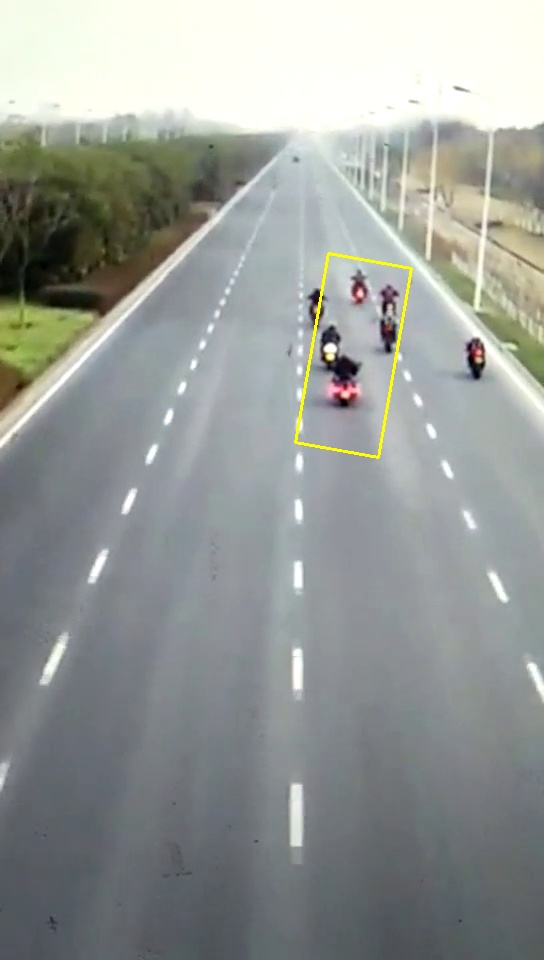
#> input picture opencv-tutorial/Video Analysis/tmp/q.jpg, 544 x 960 px, given in place of the camera
$ python '9形态变换.py'
#> lines starting #> are read from the running program, lines starting #| are printed output that depends on the picture; after the words box and inside, x2 and y2 are one past the last pixel; in counts of white or black regions, pixels touching at a corner belong together
# _*_ coding: utf-8 _*_
# @Time     : 2019/3/5 23:01
# @Author   : Ole211
# @Site     :
# @File     : 9形态变换.py
# @Software : PyCharm
import cv2 as cv
import numpy as np
import os
os.chdir('d:\\img\\')

color = cv.imread('color1.jpg')


cap = cv.VideoCapture(0)

while(1):
    ret, frame = cap.read()
#> frame is the input picture: shape (960, 544, 3); mean B, G, R 151.3, 154.4, 150.3

    # [7 lines of commented-out code are left out]

    kernel = np.ones((5, 5), np.uint8)

    gray = cv.cvtColor(frame, cv.COLOR_BGR2GRAY)
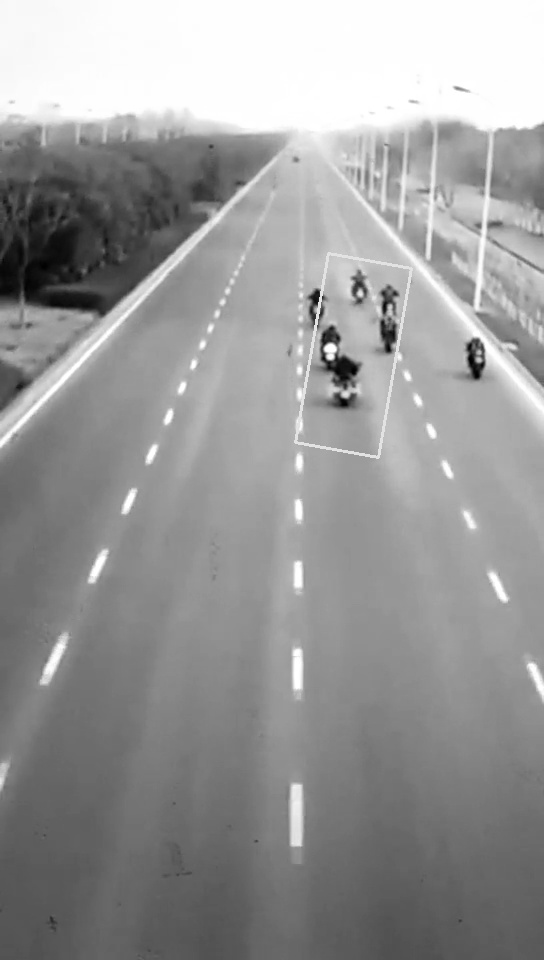
#> gray: shape (960, 544); min 1, max 255, mean 152.9
    gray = cv.GaussianBlur(gray, (15, 15), 0)
    gray = cv.equalizeHist(gray)
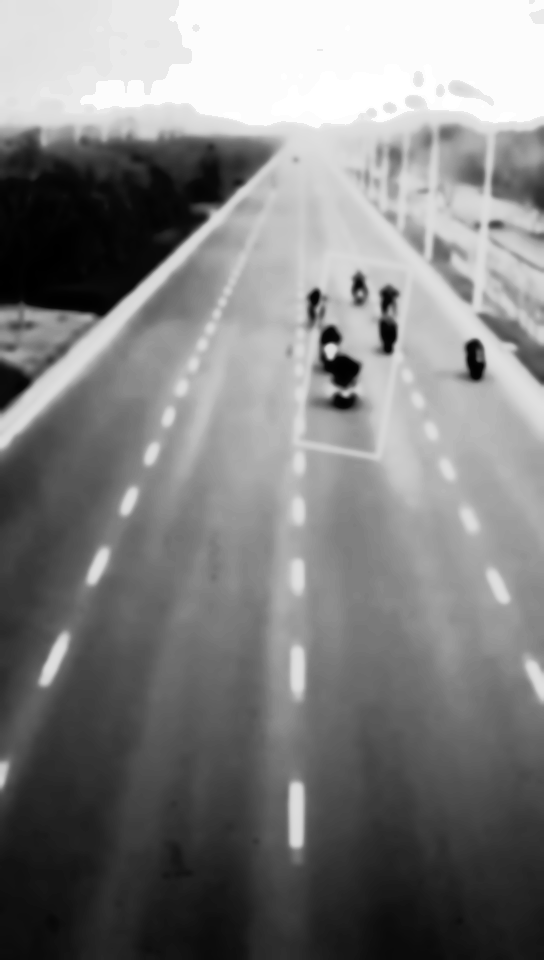
#> gray: shape (960, 544); min 0, max 255, mean 128.9
    ret, thresh = cv.threshold(gray, 60, 255, cv.THRESH_BINARY_INV)
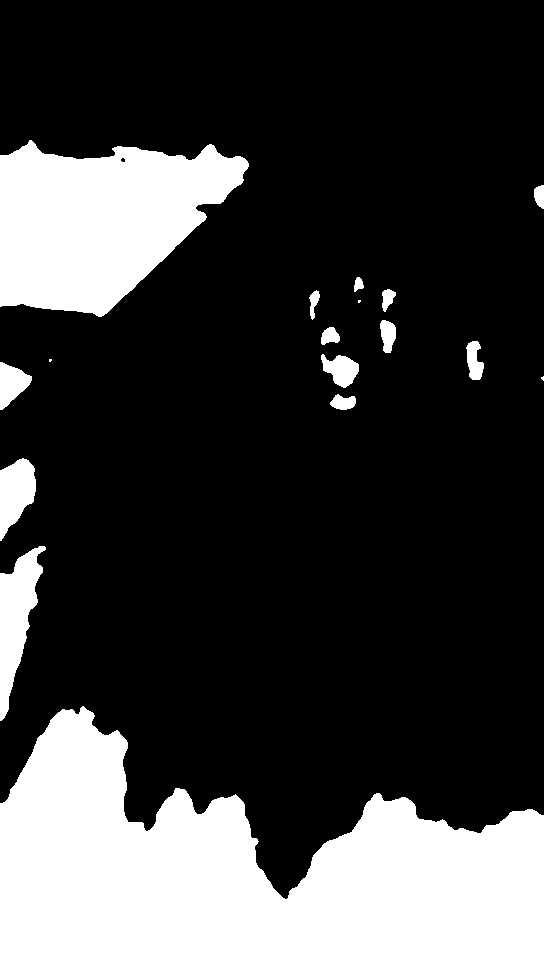
#> thresh: shape (960, 544); 23.7% white; 17 white regions (3 under 20 px), largest, box (x1, y1, x2, y2) and area: (0, 706, 544, 960) 84599, (0, 140, 249, 317) 29560, (0, 546, 46, 721) 3912
    thresh = cv.morphologyEx(thresh, cv.MORPH_CLOSE, kernel)
#> thresh: shape (960, 544); 23.7% white; 17 white regions (3 under 20 px), largest, box (x1, y1, x2, y2) and area: (0, 706, 544, 960) 84632, (0, 140, 249, 317) 29590, (0, 546, 46, 721) 3912
    # thresh = cv.dilate(thresh, kernel, iterations=1)
    # thresh = cv.erode(thresh, kernel, iterations=1)

    # 背景置换
    mask = thresh
    mask_inv = cv.bitwise_not(mask)
#> (the run stopped early here; a loop or call above may not have finished)

$ run again, on opencv-tutorial/Video Analysis/tmp/每.jpg
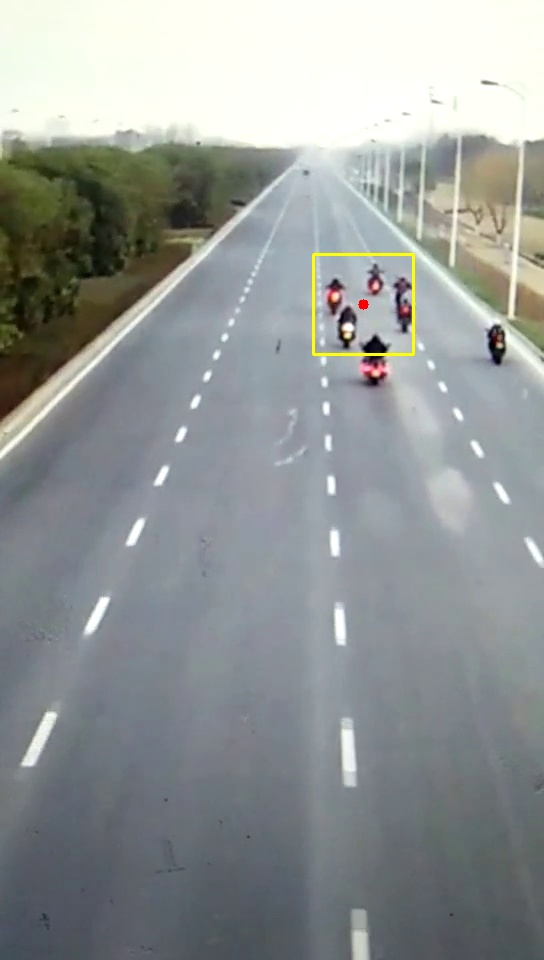
#> input picture opencv-tutorial/Video Analysis/tmp/每.jpg, 544 x 960 px, given in place of the camera
#> frame is the input picture: shape (960, 544, 3); mean B, G, R 150.7, 151.3, 146.8
#> `gray = cv.equalizeHist(gray)`:
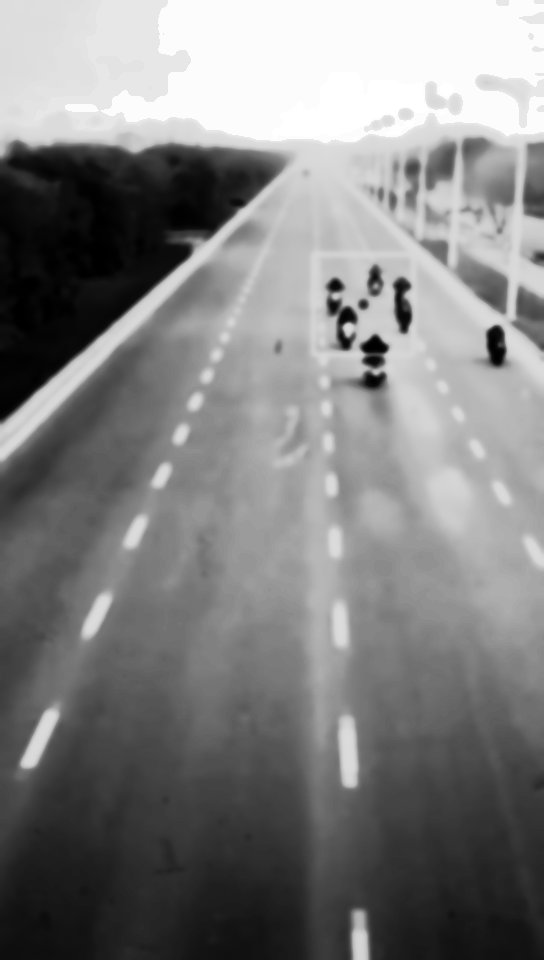
#> gray: shape (960, 544); min 0, max 255, mean 129.1
#> `ret, thresh = cv.threshold(gray, 60, 255, cv.THRESH_BINARY_INV)`:
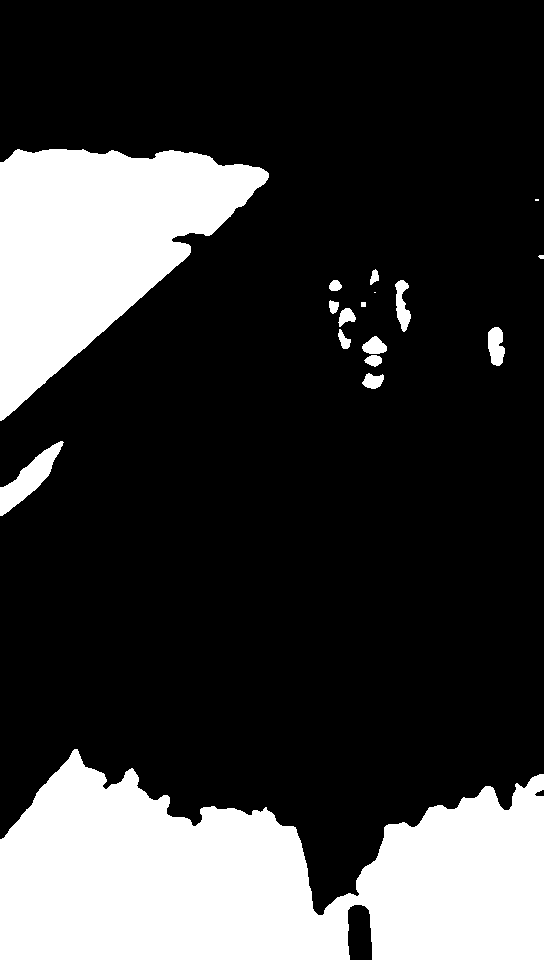
#> thresh: shape (960, 544); 23.3% white; 17 white regions (2 under 20 px), largest, box (x1, y1, x2, y2) and area: (0, 749, 544, 960) 78561, (0, 149, 269, 421) 39307, (0, 441, 64, 516) 1652
#> mask_inv: shape (960, 544); 76.6% white; 14 black regions (2 under 20 px), largest, box (x1, y1, x2, y2) and area: (0, 749, 544, 960) 78646, (0, 149, 269, 421) 39328, (0, 441, 64, 516) 1652
